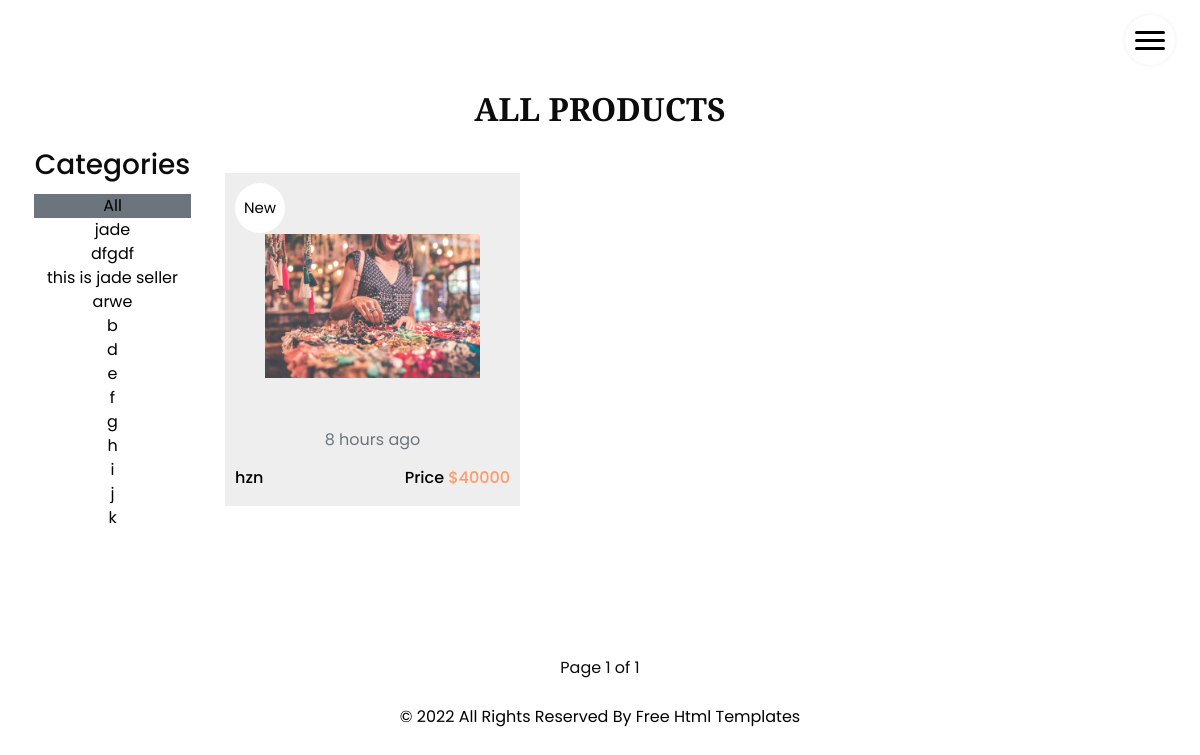
Page /product_list/ on the committed database.
### jade/models.py (models this page shows, shortened)
class Category(models.Model):
    name = models.CharField(max_length=200)
    slug = models.SlugField(max_length=500, unique_for_date='created')
    created = models.DateTimeField(auto_now_add=True)
    def get_absolute_url(self):
        return reverse('jade:product_list_by_category', args=[self.slug])

class Product(models.Model):
    name = models.CharField(max_length=500)
    slug = models.SlugField(max_length=500, unique_for_date='created')
    category = models.ForeignKey(Category, models.CASCADE, related_name="product_category")
    price = models.IntegerField()
    description = models.TextField()
    author = models.ForeignKey(User, models.CASCADE, related_name="user_products")
    created = models.DateTimeField(auto_now_add=True)
    def get_absolute_url(self):
        return reverse('jade:product_detail', args=[self.created.year, self.created.month, self.created.day, self.slug])

class ProductImage(models.Model):
    product = models.ForeignKey(Product, models.CASCADE, related_name="product_image")
    image = models.ImageField(upload_to='products/%Y/%m/%d', blank=True)
    created = models.DateTimeField(auto_now_add=True)

### jade/views.py (the view)
# urls.py: path('product_list/', views.product_list, name="product_list"),
def product_list(request, category_slug=None):
    category = None
    categories = Category.objects.all()
    objects_list = Product.objects.all().order_by('-created')
    if category_slug:
        category = get_object_or_404(Category, slug=category_slug)
        objects_list = objects_list.filter(category=category)
    paginator = Paginator(objects_list, 9)
    page = request.GET.get('page')
    try:
        products = paginator.page(page)
    except PageNotAnInteger:
        products = paginator.page(1)
    except EmptyPage:
        products = paginator.page(paginator.num_pages)
    return render(request, "jade/products/product_list.html",
                  {"products": products, "categories": categories, "category": category})

### templates/jade/products/product_list.html (shortened to what this page needs)
{% extends 'jade/base.html' %}
{% load static %}
{% load humanize %}
{% block content %}
    <section class="shop_section layout_padding">
        <div class="container">
            <div class="heading_container heading_center">
                <h2>
                    {% if category %}{{ category.name }}{% else %} All Products{% endif %}
                </h2>
            </div>
            <div class="row">
                <div class="col-sm-6 col-md-4 col-lg-2">
                    <div class="text-center">
                        <h3>Categories</h3>
                        <ul style="list-style-type: none" class="p-1">
                            <li {% if not category %}class="bg-secondary"{% endif %}>
                                <a style="text-decoration: none;color: black"
                                   href="{% url "jade:product_list" %}">All</a>
                            </li>
                            {% for c in categories %}
                                <li >
                                    <a style="text-decoration: none;color:black"
                                       href="{{ c.get_absolute_url }}">{{ c.name }}</a>
                                </li>
                            {% endfor %}
                        </ul>
                    </div>
                </div>
                <div class="col">
                    <div class="row">
                        {% for product in products %}
                            <div class="col-sm-6 col-md-4 col-lg-4">
                                <div class="box">
                                    <a href="{{ product.get_absolute_url }}">
                                        <div class="img-box">
                                            <img src="{% if product.product_image.all.0.image.url %}{{ product.product_image.all.0.image.url }}{% else %}{% static 'images/no_image.png' %}{% endif %}"
                                                 alt="{{ product.product_image.all.0.image.url }}">
                                        </div>
                                        <p class="text-muted text-center">{{ product.created|naturaltime }}</p>
                                        <div class="detail-box">
                                            <h6>
                                                {{ product.name }}
                                            </h6>
                                            <h6> Price
                                                <span>${{ product.price }}</span>
                                            </h6>
                                        </div>
                                        <div class="new"><span>New</span>
                                        </div>
                                    </a>
                                </div>
                            </div>
                        {% endfor %}
                    </div>
                </div>
            </div>
        </div>
        </div>
    {% include "jade/components/pagination.html" with page=products %}
{% endblock content %}

### jade/static/css/style.css (style rules this page uses)
body { font-family: "Poppins", sans-serif; color: #0c0c0c; background-color: #ffffff; overflow-x: hidden; }
.layout_padding { padding: 90px 0; }
.heading_container { display: -webkit-box; display: -ms-flexbox; display: flex; -webkit-box-orient: vertical; -webkit-box-direction: normal; -ms-flex-direction: column; flex-direction: column; -webkit-box-align: start; -ms-flex-align: start; align-items: flex-start; font-family: 'Playfair Display', serif; }
.heading_container h2 { position: relative; font-weight: bold; text-transform: uppercase; margin: 0; }
.heading_container.heading_center { -webkit-box-align: center; -ms-flex-align: center; align-items: center; text-align: center; }
h1, h2 { font-family: 'Playfair Display', serif; }
a, a:hover, a:focus { text-decoration: none; }
.shop_section .heading_container { margin-bottom: 20px; }
.shop_section .box { background-color: #eeeeee; position: relative; padding: 10px; margin-top: 25px; }
.shop_section .box a { color: #000000; }
.shop_section .box .img-box { display: -webkit-box; display: -ms-flexbox; display: flex; -webkit-box-pack: center; -ms-flex-pack: center; justify-content: center; -webkit-box-align: center; -ms-flex-align: center; align-items: center; padding: 15px 30px; height: 245px; }
.shop_section .box .img-box img { max-width: 100%; max-height: 145px; }
.shop_section .box .detail-box { display: -webkit-box; display: -ms-flexbox; display: flex; -webkit-box-pack: justify; -ms-flex-pack: justify; justify-content: space-between; }
.shop_section .box .detail-box h6 span { color: #fd9c6b; }
.shop_section .box .new { width: 50px; height: 50px; position: absolute; top: 10px; left: 10px; background-color: #ffffff; display: -webkit-box; display: -ms-flexbox; display: flex; -webkit-box-pack: center; -ms-flex-pack: center; justify-content: center; -webkit-box-align: center; -ms-flex-align: center; align-items: center; border-radius: 100%; font-size: 15px; }

### jade/static/css/responsive.css (style rules this page uses)
@media (min-width: 1200px) { .container { max-width: 1170px; } }

### rows in the picture
Category: name "jade"
Category: name "dfgdf"
Category: name "this is jade seller"
Category: name "arwe"
Category: name "b"
Category: name "d"
Category: name "e"
Category: name "f"
Category: name "g"
Category: name "h"
Category: name "i"
Category: name "j"
Category: name "k"
Product: id.image (picture), created "8 hours ago", name "hzn", price "40000"

### other values in the picture
{{ page.number }} "1"
{{ page.paginator.num_pages }} "1"
